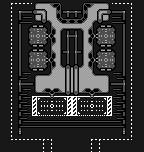

A level layout from a 2D game, rendered from its tile map. Below: a short description, then the map file with its tile-grid data intact:
An orthogonal 18x19 tile map with 8x8 px tiles, 1 tile layer (Tile Layer 1) and 22 objects (12x N, 4x P, 2x LT, 2x D, SZ, ...).

<map version="1.10" tiledversion="1.10.1" orientation="orthogonal" renderorder="right-down" width="18" height="19" tilewidth="8" tileheight="8" infinite="0" backgroundcolor="#181818" nextlayerid="11" nextobjectid="71">
 <editorsettings>
  <export target="../Map.tmj" format="json" />
 </editorsettings>
 <tileset firstgid="1" source="Tiles.tsx" />
 <layer id="1" name="Tile Layer 1" width="18" height="19">
  <data encoding="csv">
0,84,109,109,26,4,39,5,0,0,30,47,4,1,109,109,86,0,
0,91,130,155,76,54,15,121,131,131,114,15,52,78,155,132,91,0,
0,91,134,142,17,67,19,7,122,122,14,12,67,28,142,136,91,0,
0,91,137,214,215,216,46,12,129,129,19,40,211,212,213,137,91,0,
0,91,137,222,223,224,107,20,138,140,2,75,219,220,221,137,91,0,
0,91,137,230,231,232,38,20,137,137,2,48,227,228,229,137,91,0,
0,91,137,214,215,216,46,154,140,138,156,40,211,212,213,137,91,0,
0,91,137,222,223,224,107,20,137,137,2,75,219,220,221,137,91,0,
0,91,137,230,231,232,38,3,51,51,10,48,227,228,229,137,91,0,
0,91,134,152,26,4,10,11,59,59,11,3,4,1,151,136,91,0,
0,91,138,155,156,11,11,11,59,59,11,11,11,154,155,140,91,0,
0,91,134,152,17,45,29,37,67,67,45,29,37,28,151,136,91,0,
0,91,134,152,161,162,163,164,165,161,162,163,164,165,151,136,91,0,
0,91,134,152,169,170,171,172,173,169,170,171,172,173,151,136,91,0,
0,91,134,152,177,178,179,180,181,177,178,179,180,181,151,136,91,0,
0,91,134,142,142,142,142,142,142,142,142,142,142,142,142,136,91,0,
0,91,90,0,0,0,0,0,0,0,0,0,0,0,0,90,91,0,
0,100,109,109,109,85,86,0,0,0,0,84,85,109,109,109,102,0,
0,0,0,0,0,91,91,0,0,0,0,91,91,0,0,0,0,0
</data>
 </layer>
 <objectgroup id="2" name="Object Layer 1">
  <object id="9" name="SZ" x="11" y="3" width="121" height="137" />
  <object id="19" name="LT" x="80" y="82" width="24" height="4">
   <text fontfamily="Courier New" pixelsize="5" wrap="1" color="#ffffff">GAMMA</text>
  </object>
  <object id="37" name="D" x="92" y="106">
   <properties>
    <property name="Code D2" value="" />
    <property name="Facing" type="int" propertytype="Cardinal" value="1" />
   </properties>
   <point />
  </object>
  <object id="38" name="P" x="38" y="60">
   <properties>
    <property name="Code" value="P3" />
    <property name="Facing" type="int" propertytype="Cardinal" value="2" />
    <property name="Nav" type="object" value="69" />
   </properties>
   <point />
  </object>
  <object id="39" name="P" x="106" y="60">
   <properties>
    <property name="Code" value="P4" />
    <property name="Facing" type="int" propertytype="Cardinal" value="0" />
    <property name="Nav" type="object" value="64" />
   </properties>
   <point />
  </object>
  <object id="50" name="DSZ" x="43" y="140" width="57" height="12">
   <properties>
    <property name="Facing" type="int" propertytype="Cardinal" value="3" />
   </properties>
  </object>
  <object id="55" name="P" x="106" y="36">
   <properties>
    <property name="Code" value="P2" />
    <property name="Facing" type="int" propertytype="Cardinal" value="0" />
    <property name="Nav" type="object" value="65" />
   </properties>
   <point />
  </object>
  <object id="56" name="D" x="52" y="106">
   <properties>
    <property name="Code" value="D1" />
    <property name="Facing" type="int" propertytype="Cardinal" value="1" />
    <property name="Nav" type="object" value="67" />
   </properties>
   <point />
  </object>
  <object id="57" name="P" x="38" y="36">
   <properties>
    <property name="Code" value="P1" />
    <property name="Facing" type="int" propertytype="Cardinal" value="2" />
    <property name="Nav" type="object" value="70" />
   </properties>
   <point />
  </object>
  <object id="58" name="LT" x="40" y="82" width="24" height="4">
   <text fontfamily="Courier New" pixelsize="5" wrap="1" color="#ffffff">GAMMA</text>
  </object>
  <object id="59" name="N" x="80" y="152">
   <properties>
    <property name="Nav" type="object" value="61" />
   </properties>
   <point />
  </object>
  <object id="60" name="N" x="64" y="152">
   <properties>
    <property name="Nav" type="object" value="0" />
   </properties>
   <point />
  </object>
  <object id="61" name="N" x="80" y="128">
   <properties>
    <property name="Nav" type="object" value="62" />
    <property name="Nav2" type="object" value="66" />
   </properties>
   <point />
  </object>
  <object id="62" name="N" x="92" y="128">
   <properties>
    <property name="Nav" type="object" value="63" />
    <property name="Nav2" type="object" value="37" />
    <property name="Nav3" type="object" value="61" />
   </properties>
   <point />
  </object>
  <object id="63" name="N" x="124" y="128">
   <properties>
    <property name="Nav" type="object" value="64" />
    <property name="Nav2" type="object" value="62" />
   </properties>
   <point />
  </object>
  <object id="64" name="N" x="124" y="60">
   <properties>
    <property name="Nav" type="object" value="65" />
    <property name="Nav2" type="object" value="39" />
    <property name="Nav3" type="object" value="63" />
   </properties>
   <point />
  </object>
  <object id="65" name="N" x="124" y="36">
   <properties>
    <property name="Nav" type="object" value="55" />
    <property name="Nav2" type="object" value="64" />
   </properties>
   <point />
  </object>
  <object id="66" name="N" x="64" y="128">
   <properties>
    <property name="Nav" type="object" value="60" />
    <property name="Nav2" type="object" value="67" />
   </properties>
   <point />
  </object>
  <object id="67" name="N" x="52" y="128">
   <properties>
    <property name="Nav" type="object" value="68" />
    <property name="Nav2" type="object" value="56" />
    <property name="Nav3" type="object" value="66" />
   </properties>
   <point />
  </object>
  <object id="68" name="N" x="20" y="128">
   <properties>
    <property name="Nav" type="object" value="69" />
    <property name="Nav2" type="object" value="67" />
   </properties>
   <point />
  </object>
  <object id="69" name="N" x="20" y="60">
   <properties>
    <property name="Nav" type="object" value="70" />
    <property name="Nav2" type="object" value="38" />
    <property name="Nav3" type="object" value="68" />
   </properties>
   <point />
  </object>
  <object id="70" name="N" x="20" y="36">
   <properties>
    <property name="Nav" type="object" value="57" />
    <property name="Nav2" type="object" value="69" />
   </properties>
   <point />
  </object>
 </objectgroup>
 <objectgroup id="10" name="References" offsetx="1" offsety="0" />
</map>
